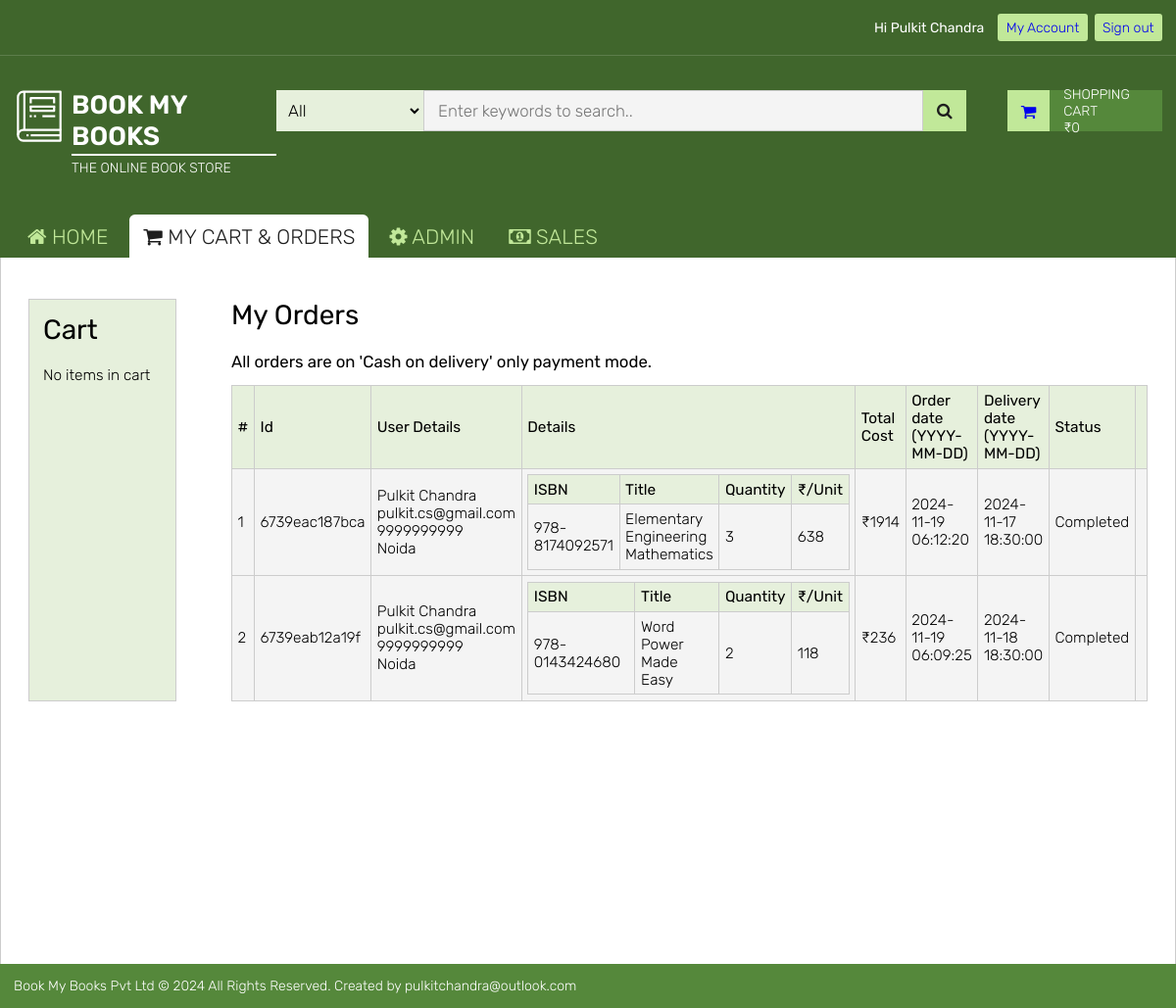
Page /cart.php (signed in) on the committed database.
### tables this page shows
CREATE TABLE IF NOT EXISTS `orders` (
  `id` varchar(50) NOT NULL,
  `user` varchar(50) NOT NULL,
  `address` varchar(50) NOT NULL,
  `mobile` varchar(50) NOT NULL,
  `details` longtext NOT NULL,
  `status` enum('0','1','2','3') NOT NULL DEFAULT '0' COMMENT '0 = pending\r\n1 = Processing\r\n2 = Complete\r\n3 = Cancelled\r\n',
  `cost` int(11) NOT NULL,
  `order_date` timestamp NOT NULL DEFAULT current_timestamp() ON UPDATE current_timestamp(),
  `delivery_date` timestamp NULL DEFAULT NULL,
  `admin_comments` varchar(50) NOT NULL DEFAULT ''
);

### classes/Database.php (called while the page is built, shortened)
<?php
  class Database {
    private $conn;
    function init($url, $dbName, $username, $password) {
      try {
        $this->conn = new PDO("mysql:host=$url;dbname=$dbName", $username, $password);
        $this->conn->setAttribute(PDO::ATTR_ERRMODE, PDO::ERRMODE_EXCEPTION);
      }
      catch (PDOException $e) {
        echo "Connection failed: " . $e->getMessage();
      }
    }
    function executeSQL($sql) {
      try {
        $stmt = $this->conn->prepare($sql);
        $stmt->execute();
        $stmt->setFetchMode(PDO::FETCH_ASSOC);
        return $stmt->fetchAll();
      }
      catch(PDOException $e) {
        echo "Unable to execute query". $e->getMessage();
      }
    }
    function getOrders($user) {
      $sql = "select * from orders where user = '".$user."' ORDER BY order_date DESC";
      $result = $this->executeSQL($sql);
      return $result;
    }
  }
?>

### cart.php (the view, shortened to what this page needs)
<?php
  require_once("./classes/Database.php");
  function ordersView($db) {
    $result = $db -> getOrders($_SESSION['email']);
    $count = sizeof($result);
    if($count === 0) return "<p>No Orders Found!</p>";
    else {
      $str = "
      <table class='table' border='0' cellspacing='0' cellpadding='0'>
        <thead>
          <tr>
            <th>#</th>
            <th>Id</th>
            <th>User Details</th>
            <th>Details</th>
            <th>Total Cost</th>
            <th>Order date (YYYY-MM-DD)</th>
            <th>Delivery date (YYYY-MM-DD)</th>
            <th>Status</th>
            <th></th>
          </tr>
        </thead>
      <tbody>";
      for($i = 0; $i < $count; $i++) {
        $id = $result[$i]['id'];
        $user = $result[$i]['user'];
        $address = $result[$i]['address'];
        $mobile = $result[$i]['mobile'];
        $details = $result[$i]['details'];
        $cost = $result[$i]['cost'];
        $order_date = $result[$i]['order_date'];
        $delivery_date = $result[$i]['delivery_date'];
        $statusKey = $result[$i]['status'];
        $serialNo = $i + 1;
        $status = '';
        switch($statusKey) {
          case '2':
            $status = 'Completed';
            break;
        }
        $cart = json_decode($details);
        $cartData = "<table class='table' border='0' cellspacing='0' cellpadding='0'>
          <thead>
            <tr>
              <th>ISBN</th>
              <th>Title</th>
              <th>Quantity</th>
              <th>₹/Unit</th>
            </tr>
          </thead>
          <tbody>";
        $keys = array_keys(get_object_vars($cart));
        for($n = 0; $n < sizeof($keys); $n++) {
          $isbn = $keys[$n];
          $title = $cart->$isbn->title;
          $quantity = $cart->$isbn->quantity;
          $price = $cart->$isbn->price;
          $cartData.="<tr><td>".$isbn."</td><td>".$title."</td><td>".$quantity."</td><td>".$price."</td></tr>";
        }
        $cartData.= "</tbody></table>";
        $button = null;
        $str.="
          <tr>
            <td>".$serialNo."</td>
            <td>".$id."</td>
            <td>
              <p>".$_SESSION['name']."</p>
              <p>".$user."</p>
              <p>".$mobile."</p>
              <p>".$address."</p>
            </td>
            <td>".$cartData."</td>
            <td>₹".$cost."</td>
            <td>".$order_date."</td>
            <td>".$delivery_date."</td>
            <td>".$status."</td>
            <td>".$button."</td>
          </tr>";
      };
      $str .= "</tbody></table>";
    }
    return $str;
  }
?>
<!DOCTYPE html>
<html lang="en">
  <head>
    <?php
      require_once("./partials/styles.php");
    ?>
  </head>
  <body>
    <?php
      require_once("./partials/full-header.php");
    ?>
    <main class="main bmb-container">
      <div class="sub-section">
      <div class="side-control">
        <h1 class="heading">Cart</h1>
        <aside class="cart-details"></aside>
      </div>
        <div class="content">
          <h1 class="heading">My Orders</h1>
          <h3 style="margin-bottom: 1rem; font-size: 1.2rem; font-weight: 400">All orders are on 'Cash on delivery' only payment mode.</h3>
          <section><?= ordersView($db) ?></section>
        </div>
      </div>
    </main>
    <?php require_once("./partials/footer.php") ?>
  </body>
</html>

### static/css/global.css (style rules this page uses)
:root { --white: #fff; --bg-highlight-color: #55883B; --bg-light-highlight: #C1E899; --background-color: #f2f3f7; --background-white-smoke: #f4f4f4; --background-gray-bg: rgba(255, 255, 255, .15); --background-dark-gray-bg: rgba(0, 0, 0, .25); --background-gray: #cccccc; --background-white-smoke: #f4f4f4; --background-cream: #E6F0DC; --bg-red: #ee3124; --color-black: #1e1e1e; --color-1xlight-black: #333333; --color-2xlight-black: #666666; --color-3xlight-black: #999999; --font-1x: 1rem/1.4rem; }
:root { height: 100%; font-size: 14px; font-family: "Rubik"; }
* { padding: 0; margin: 0; font-family: "Rubik"; font-weight: 300; }
h1, h2, h3, h4, h5, strong, .table thead th { font-weight: 400 !important; }
body { background-color: var(--background-white-smoke); height: 100%; }
.bmb-container { padding: 1rem; margin: 0 auto; max-width: 1710px; }
.main { padding: 1rem 2rem; min-height: 51.5rem; background-color: var(--white); box-sizing: border-box; border-left: solid thin var(--background-gray); border-right: solid thin var(--background-gray); }
.sub-section { margin-top: 2rem; display: flex; gap: 4rem; }
.sub-section > .side-control { width: 300px; }
.heading { font-weight: 400; margin-bottom: 1.5rem; text-transform: capitalize; }
.table { border-collapse: collapse; }
.table thead { border-collapse: collapse; font-size: 1.1rem; font-weight: 400; background-color: var(--background-cream); }
.table tbody { border-collapse: collapse; font-size: 1.1rem; }
.table thead th { border-collapse: collapse; text-align: left; padding: .4rem; font-weight: inherit; font-size: inherit; border: solid thin var(--background-gray); }
.table td { border-collapse: collapse; text-align: left; padding: .4rem; font-weight: inherit; font-size: inherit; border: solid thin var(--background-gray); }
.table tbody tr { background-color: var(--background-white-smoke); }

### cart.php (style rules this page uses)
.side-control { padding: 1rem; background-color: var(--background-cream); border: solid thin var(--background-gray); }
.content { flex-grow: 1; }
.table .table thead tr { background-color: var(--background-cream) !important; }

### rows in the picture
orders: id "6739eac187bca", user "pulkit.cs@gmail.com", mobile "9999999999", address "Noida", cost "1914", order_date "2024-11-19 06:12:20", delivery_date "2024-11-17 18:30:00", status "Completed"
orders: id "6739eab12a19f", user "pulkit.cs@gmail.com", mobile "9999999999", address "Noida", cost "236", order_date "2024-11-19 06:09:25", delivery_date "2024-11-18 18:30:00", status "Completed"

### other values in the picture
$_SESSION['name'] "Pulkit Chandra"
$serialNo "1 2"
$_SESSION['name'] "Pulkit Chandra Pulkit Chandra"
$isbn "978-8174092571"
$title "Elementary Engineering Mathematics"
$quantity "3"
$price "638"
$isbn "978-0143424680"
$title "Word Power Made Easy"
$quantity "2"
$price "118"
